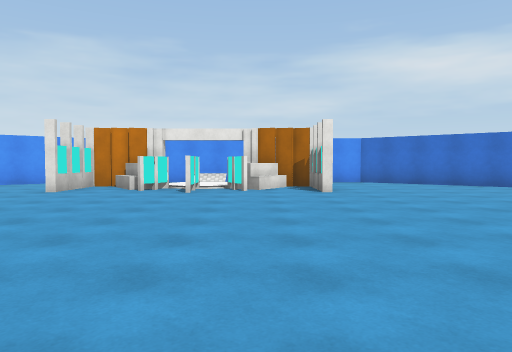
View 1 (above)

16 first-person views from a walk through a 3-D level made in the Unity game engine. The camera is 1.3 m above the floor, tilts 2° down and sees 70° across. The floor is counted in squares, 2 m on a side. Each view is taken from the middle of a square. On the plan, view 1 faces up. The plan holds only what a view shows up to about 11 squares ahead; the rest is blank. The place goes on beyond the plan. Some animated figures are left out. Some surface patterns are stand-ins.

View 2
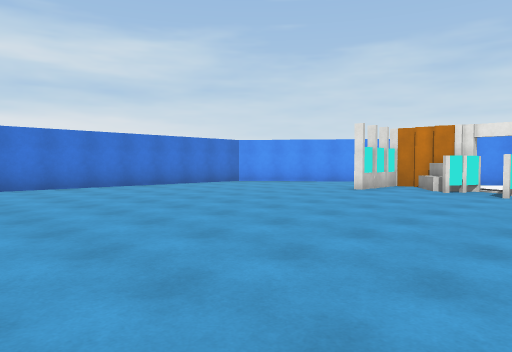

View 3
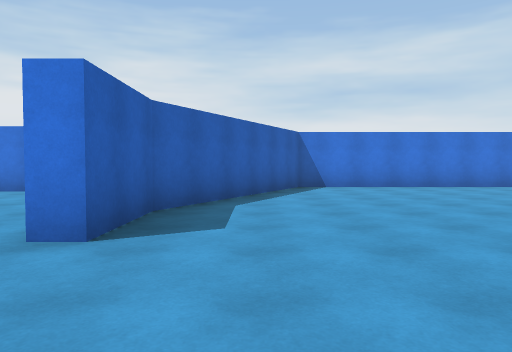

View 4
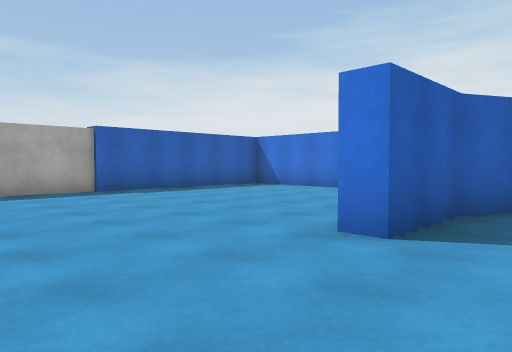

View 5
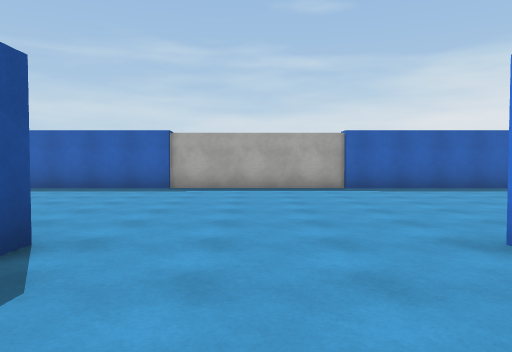

View 6
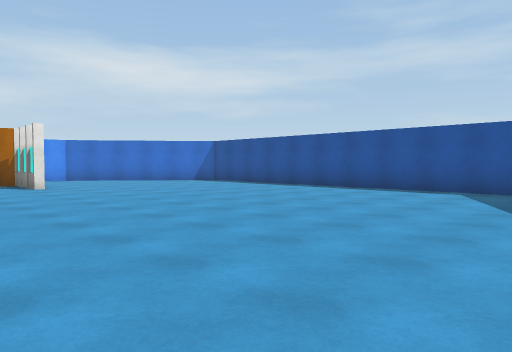

View 7
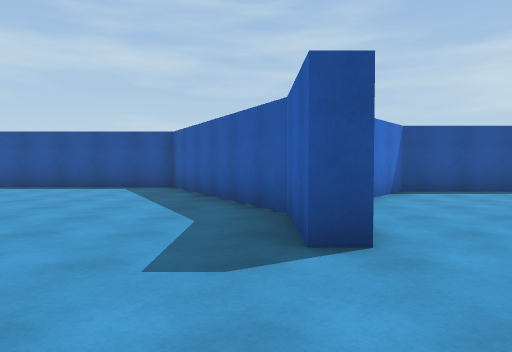

View 8
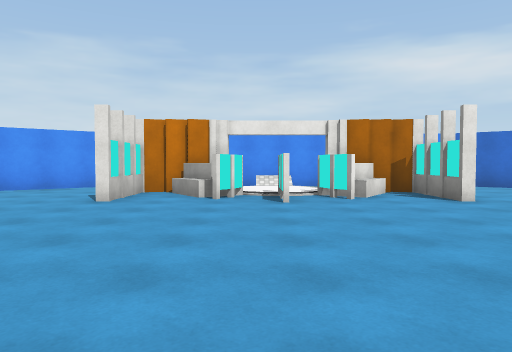

View 9
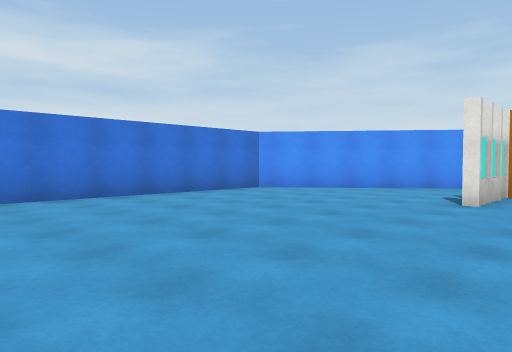

View 10
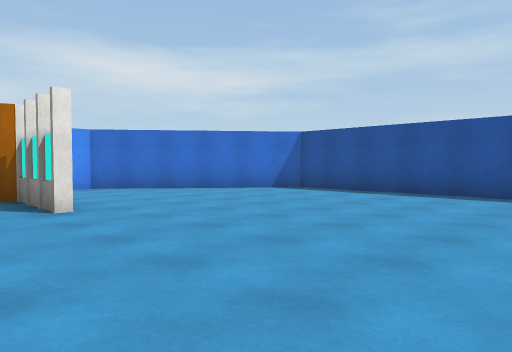

View 11
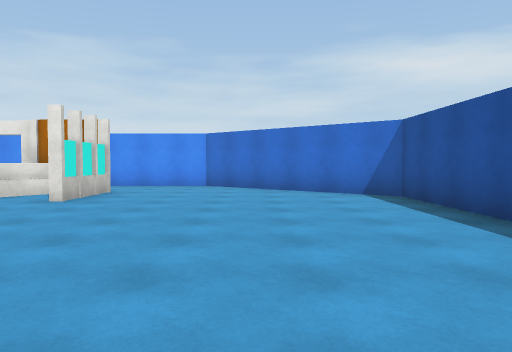

View 12
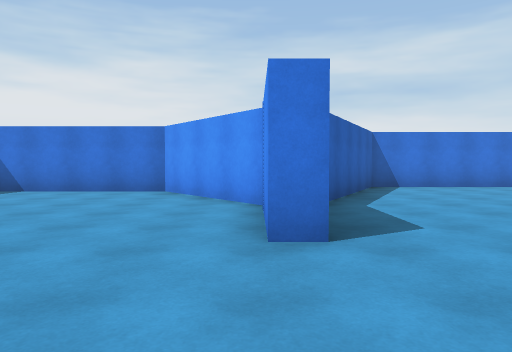

View 13
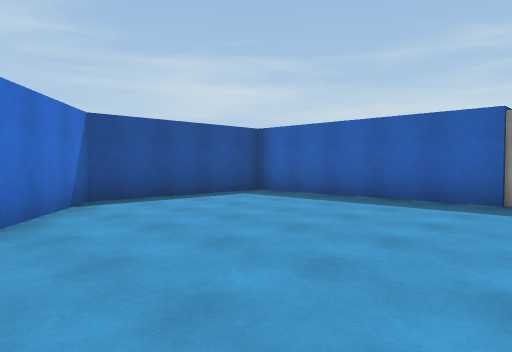

View 14
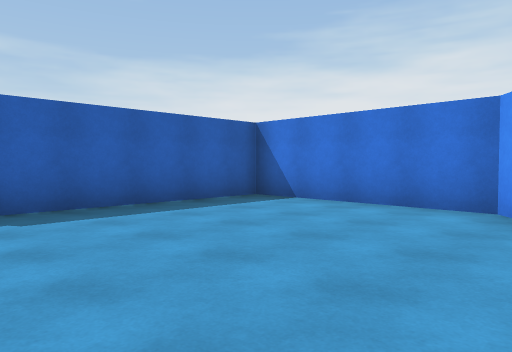

View 15
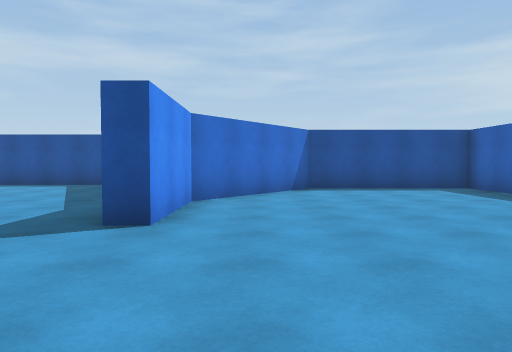

View 16
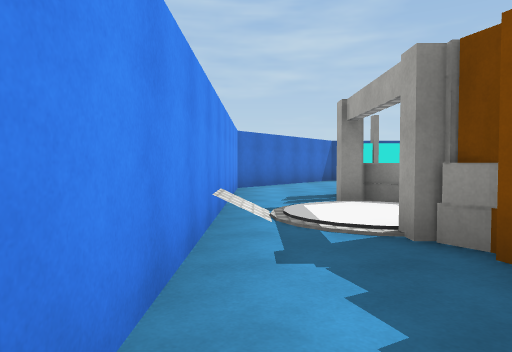

### Floor plan
Points are (right, up) in squares from view 1. A wall is a line through its corners. A room is listed if a view was taken in it or the views show most of it. See-through windows are left out.
Room 1 (views 1, 2, 3, 4, 5, 6, 7, 8, 9, 10, 11, 12, 13, 14, 15, 16)
walls: (-5.6, -3.9) (-8.4, -6.1) (-8.4, -10.4) (6.3, -10.4) (6.3, -6.3) (3.2, -3.9) (0.8, -3.9) (0.8, -3.4) (2.7, -3.4) (7.9, -0.8) (7.9, 9.1) (3.6, 12.5) (-5.6, 12.5) (-10, 9.1) (-10, -0.8) (-4.9, -3.4) (-3, -3.4) (-3, -3.9) (-4.5, -3.9); (1.5, 8.1) (1.5, 10.1) (-0.4, 10.1) (-0.4, 10.8); (-0.2, 8.5) (-0.6, 9) (-0.7, 9.5); (0.1, 8.9) (-0.5, 9.3); (-2.8, 9) (-3.7, 10.3) (-4.1, 10.1); (-1.5, 9.4) (-1.5, 8) (-1.5, 9.5); (-2.3, 9.4) (-3.1, 8.9); (-2.3, 9.5) (-2.4, 9) (-2.8, 8.5); (-0.5, 9.7) (0, 10.3); (0.6, 10.2) (-0.2, 9); (-3.6, 10.1) (-3, 10.6); (1.5, 10.2) (1, 10.3); (-3.6, 10.2) (-3, 10.4) (-3, 10.8); (1.7, 10.2) (1.7, 8.1); (-4, 10.3) (-4.5, 10.2) (-4.5, 8.1)
low walls: (-3.1, 8.9) (-3.9, 10); (0.9, 10) (0.1, 8.9)

Where each view was taken, in squares from view 1:
view 1: 0 up, 0 right, facing up
view 2: 0 up, 0 right, facing up-left
view 3: 2 down, 0 right, facing left
view 4: 2 down, 0 right, facing down-left
view 5: 1 down, 1 left, facing down
view 6: 2 down, 1 left, facing up-right
view 7: 3 down, 2 left, facing right
view 8: 2 up, 2 left, facing up
view 9: 2 up, 3 left, facing up-left
view 10: 3 up, 0 right, facing up-right
view 11: 2 up, 5 right, facing up
view 12: 4 down, 0 right, facing left
view 13: 4 down, 0 right, facing down-right
view 14: 5 down, 3 left, facing down-left
view 15: 5 down, 3 left, facing right
view 16: 12 up, 6 left, facing right
